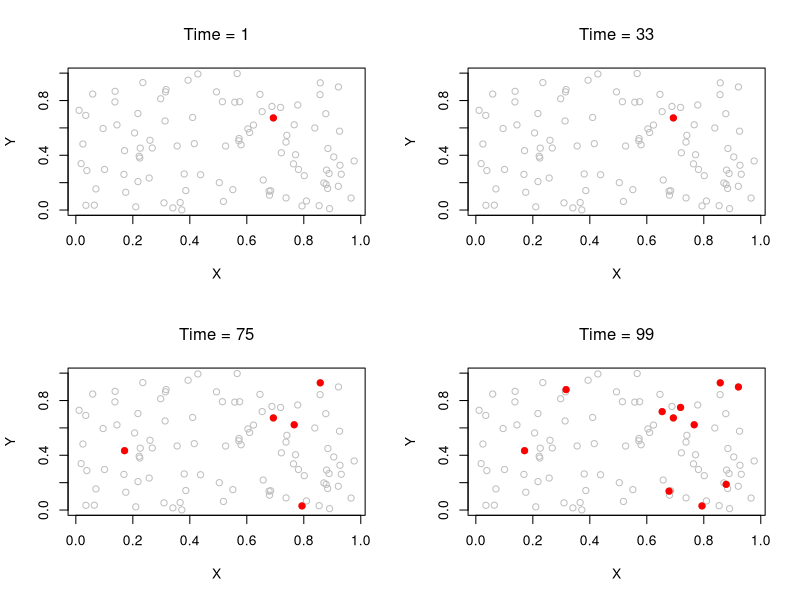

Here is the R script that generated this plot: (Note: this script raises an error after producing the figure.)
###not yet working###
set.seed(123456789)

##set up timer & basic functions
tic <- function(gcFirst = TRUE, type=c("elapsed", "user.self", "sys.self"))
{
  type <- match.arg(type)
  assign(".type", type, envir=baseenv())
  if(gcFirst) gc(FALSE)
  tic <- proc.time()[type]         
  assign(".tic", tic, envir=baseenv())
}

toc <- function()
{
  type <- get(".type", envir=baseenv())
  toc <- proc.time()[type]
  tic <- get(".tic", envir=baseenv())
  toc - tic
}

`%notin%` <- function(x,y) !(x %in% y) 

sampleWithoutSurprises <- function(x) {
  if (length(x) <= 1) {
    return(x)
  } else {
    return(sample(x,1))
  }
}


##################################################
#######generate data##############################
###data simulation###
#NOTE: this simulation assumes Markov properties
#we can later extend to non-Markov chains
#simulation statistic vectors initialized
S.sim=1 #number of simulations
p=1:50/100
true.occult=total=neg=rep(NA,S.sim)
total.prob=true.pos=true.neg=matrix(NA,nrow=S.sim,ncol=length(p))
beta.sim=0
Rb.sim=0

#for (s in 1:S.sim){
totalnuminf=1
N=100
indicator=indicator2=0
while(sum(indicator)<5 | indicator2<2){
  
  id<-c(1:N) #simulate 100 houses
  
  #locations uniform on [0,1]x[0,1] grid
  location<-matrix(c(NA,NA),nrow=max(id),ncol=2) 
  for (i in 1:max(id)) {location[i,]<-c(runif(1),runif(1))}
  #plot(location[,1],location[,2])
  
  #calculate distances between houses
  distance<-matrix(NA,nrow=max(id),ncol=max(id))
  for (i in 1:max(id)){
    for (j in 1:max(id)){
      distance[i,j]=sqrt((location[i,1]-location[j,1])^2+(location[i,2]-location[j,2])^2)
    }
  }
  
  #simulate epidemic
  beta=.02
  Rb=1.2
  K=1000 #carrying capacity
  maxt=100
  tobs=75
  
  beverton.holt<-function(id,K,R,bugs,trueremovaltime,trueinfectiontime){
    for(t in trueinfectiontime:(trueremovaltime-1)){
      bugs[id,(t+1)]=ceiling(R*bugs[id,t]/(1+bugs[id,t]/(K/(R-1))))
    }
    return(bugs[id,])
  }
  
  S=I=R=matrix(NA, nrow=max(id),ncol=N*N) 
  bugs=bugs.Rb=matrix(0,nrow=N,ncol=maxt)
  
  #probability of infestation differs by hops (<.3) or jumps (>.3)
  threshold=ifelse(distance<.1,1,.02)
  
  #initial state vectors
  S[,1]<-rep(1,N)
  I[,1]<-rep(0,N)
  R[,1]<-rep(0,N)
  
  #initial infective
  initialinfective<-sample(1:N,1)
  S[initialinfective,1]=0
  I[initialinfective,1]=1
  
  
  #keeping counts of S, E, and I at all the time points of the simulation
  StoI=ItoR=rep(0,N)
  infectiontime=rep(0,N)
  removaltime=rep(0,N)
  
  #probability that i infects j
  h<-function(t,r,I,i,j,beta){
    #n=bugs[i,t]
    n=1
    #N.prime=ifelse(t-I[i]>0,Rb^(t-I[i]),0)
    deriv=K*n^2*log(r)/((K-n)*exp(-log(r)*(t-I[i]))+n)^2
    hazard=ifelse(deriv>0,1-(1-beta*threshold[i,j])^(deriv),0)
    return(hazard) 
  }
  

  #find initial infectives notification and recovery times
  infectiontime[initialinfective]<-1
  bugs[initialinfective,1]<-1
  removaltime[initialinfective]<-maxt
  bugs[initialinfective,]=rpois(maxt,beverton.holt(initialinfective,K,Rb,bugs,maxt,infectiontime[initialinfective]))
  bugs[initialinfective,]=ifelse(bugs[initialinfective,]==0,1,bugs[initialinfective,])
  bug.ind=matrix(NA,nrow=N,ncol=N)
  for(t in 2:(maxt-1)){   #looping through each day of the simulation
    for(i in 1:N){
      for(j in 1:N){
      bug.ind[i,j]=ifelse(t>=infectiontime[i]&infectiontime[i]>0,h(t,Rb,infectiontime,i,j,beta),0)
      }}
    for(j in 1:N){
      ifelse(S[j,(t-1)]==1, StoI[j]<-rbinom(1,S[j,(t-1)],sum(bug.ind[,j])/N),StoI[j]<-0)
      if(StoI[j]==1){
        infectiontime[j]<-t
        bugs[j,t]=1
        removaltime[j]<-maxt
        bugstemp=beverton.holt(j,K,Rb,bugs,maxt,infectiontime[j])
        bugs[j,(t:maxt)]=rpois((maxt-t+1),bugstemp[t:maxt])
      }
    } 
    
    #Now update the daily counts
    S[,t]=S[,(t-1)]-StoI
    I[,t]=I[,(t-1)]+StoI-ItoR
    R[,t]=R[,(t-1)]
  }  
  
  
  S=S[,1:(maxt-1)]
  I=I[,1:(maxt-1)]
  R=R[,1:(maxt-1)]
  
  
  #look at distribution at a few times
  par(mfrow=c(2,2))
  t=1
  plot(location[,1],location[,2],col="gray",main = substitute(paste(Time, " = ", t),list(t=t)),xlab="X",ylab="Y")
  for (i in 1:N) if(I[i,t]==1) points(location[i,1],location[i,2],pch=19,col="red")
  t=round(maxt/3)
  plot(location[,1],location[,2],col="gray",xlab="X",ylab="Y",main = substitute(paste(Time, " = ", t),list(t=t)))
  for (i in 1:N) if(I[i,t]==1) points(location[i,1],location[i,2],pch=19,col="red")
  t=tobs
  plot(location[,1],location[,2],col="gray",xlab="X",ylab="Y",main = substitute(paste(Time, " = ", t),list(t=t)))
  for (i in 1:N) if(I[i,t]==1) points(location[i,1],location[i,2],pch=19,col="red")
  t=maxt-1
  plot(location[,1],location[,2],col="gray",xlab="X",ylab="Y",main = substitute(paste(Time, " = ", t),list(t=t)))
  for (i in 1:N) if(I[i,t]==1) points(location[i,1],location[i,2],pch=19,col="red",xlab="X",ylab="Y",main = substitute(paste(Time, " = ", t),list(t=t)))
  
  
  #count total number infected
  totalnuminf=sum(S[,1])-sum(S[,maxt-1])
  
  check3=ifelse(infectiontime<=tobs&infectiontime!=0,bugs[,tobs], Inf)
  indicator=length(check3[which(check3>0&check3<Inf)])
  indicator2=length(infectiontime[which(infectiontime>tobs)])
}
#make dataset
data=cbind(infectiontime, removaltime,bugs)
truebugs=bugs



########################################################
#########MCMC algorithm###################################
#######################################################
tic()   #begin timer


##Jewell MCMC
M=100000 #length of simulation
tobs=75 #when observation occurs
m=1 #first iteration

#update data to reflect only OBSERVED data
check3=ifelse(infectiontime<=tobs&infectiontime!=0,bugs[,tobs], Inf)
trueremovaltime=ifelse(check3<Inf,101,Inf)
detectiontime=ifelse(check3>0&check3<Inf,tobs,Inf)
initialinfective=which(infectiontime==1)


#initialize parameters 
#threshold=ifelse(distance<.2,1,.01)
beta=Rb=rep(0,M)
beta[1]=.1
betastar=.1
betastar.I=matrix(0,nrow=N,ncol=N)
betastar.sum=rep(0,N)
I=rep(0,N)
S=H.mat=matrix(0,nrow=N,ncol=N)
U=rep(0,N)
accept.beta=accept.Iadd=accept.Idel=rep(0,M)
K=1000

#keep track of occult infestations
occult=matrix(0,nrow=N,ncol=M)

#initialize infection times
I=ifelse(check3!=Inf&check3!=0,2,Inf)
I[initialinfective]=1
Istar=I

#define indicators for infected houses
N_N=which(check3!=Inf)
N_I=which(I!=Inf)
#take out initial infective
N_N=N_N[which(N_N!=initialinfective)]
N_I=N_I[which(N_I!=initialinfective)]
infectedhouses=rep(0,N)
infectedhouses[N_N]=1
infectedhousesI=rep(0,N)
infectedhousesI[N_I]=1

#initialize Rb parameter
Rb[1]=1.15

#BH function to update infection times
beverton.holt.I<-function(update,K,R,check3,tobs){
  time=-log((K-check3[update])/(check3[update]*K-check3[update]))/log(R[m-1])
  I[update]=tobs-time
  return(I[update])
}

#BH function to update bug counts given matrix
beverton.holt<-function(id,K,R,bugs,trueremovaltime,trueinfectiontime){
  for(t in trueinfectiontime:(maxt-1)){
    bugs[id,(t+1)]=ceiling(R*bugs[id,t]/(1+bugs[id,t]/(K/(R-1))))
  }
  return(bugs[id,])
}

#BH function to udpate bug counts given vector
beverton.holt.update<-function(K,R,bugs,trueremovaltime,trueinfectiontime){
  for(t in trueinfectiontime:(maxt-1)){
    bugs[(t+1)]=ceiling(R*bugs[t]/(1+bugs[t]/(K/(R-1))))
  }
  return(bugs)
}

#initialize bug counts
for (i in which(I!=Inf)){
  bugs[i,I[i]]=1
  bugstemp=beverton.holt(i,K[1],Rb[1],bugs,maxt,I[i])
  bugs[i,(I[i]:maxt)]=rpois((maxt-I[i]+1),bugstemp[I[i]:maxt])
  bugs[i,tobs]=ifelse(check3[i]<Inf,check3[i],bugs[i,tobs])
}


#first piece of likelihood
firstpiece<-function(I,beta,initialinfective,r){
  beta.I=H.mat=H.mat1=matrix(0,nrow=N,ncol=N)
  beta.sum=rep(0,N)
  for (j in 1:N) {
    for (i in 1:N) if(i %in% N_I | i==initialinfective) {
      if(I[i]<I[j]&I[j]<Inf) H.mat[i,j]=ht(t,r,I,i,j,beta)
    }}
  tempthres1=N
  for (j in 1:N) if(j %in% N_I | j==initialinfective) {
    for (i in 1:N){
      if(I[i]<I[j] & I[j]<=maxt) {beta.I[i,j]=H.mat[i,j]/sum(H.mat[,j])}
    }
    beta.sum[j]=sum(beta.I[j,])
  }
  
  beta.sum<-ifelse(is.na(beta.sum),0,beta.sum)
  
  return(beta.sum)
}


#second piece of likelihood
secondpiece<-function(trueremovaltime,detectiontime,I,beta,r){
  S1=S2=H.mat1=H.mat2=matrix(0,nrow=N,ncol=N)
  for (j in 1:N) {
    for (i in 1:N){
      t=min(maxt,I[j])-min(I[i],I[j])
      H.mat1[i,j]=ifelse(t>0,H(i,j,t,r,I,beta),0)
    }}
  tempthres1=H.mat1
  for (i in 1:N){
    if(I[i]!=Inf) {
      for (j in 1:N){
        t=min(maxt,I[j])-min(I[i],I[j])
        if(t>0) S1[i,j]<-H(i,j,t,r,I,beta)/sum(H.mat1[i,])
      }}
  }
  S1<-ifelse(S1=="NaN",0,S1)  
  doublesumofS=sum(S1)
  return(doublesumofS)
}


ht<-function(t,r,I,i,j,beta){
  n=1
  deriv=K*n^2*log(r)/((K-n)*exp(-log(r)*(t-I[i]))+n)^2
  hazard=ifelse(deriv>0,1-(1-beta*threshold[i,j])^(deriv),0)
  return(hazard) 
}


H<-function(i,j,tt,Rb,I,beta){
  r=log(Rb)
  t=tt-I[i]
  Ht=t*(1-(1-beta*threshold[i,j])^(r/K))-
    ((K-1)*r^2*t^2*log(1-beta*threshold[i,j])*(1-beta*threshold[i,j])^(r/K))/(K^2)-
    t^3*((K-1)*r^3*log(1-beta*threshold[i,j])*(1-beta*threshold[i,j])^(r/K)*(2*(K-1)*r*
                log(1-beta*threshold[i,j])+K*(2*K-3)))/(3*K^4)
  return(Ht)}

#intialize bug mean vector
lambda_t=rep(0,N)
lambda_t[1]=1

#poisson piece of likelihood for matrix
f_D<-function(i,bugs,I,check3,Rb){
  den=0
  lambda_t=beverton.holt.update(K,Rb,lambda_t,maxt,1)
  if(check3[i]<Inf){
    adjusted.bugs=bugs[i,which(bugs[i,]!=0)]
    den=den+dpois(adjusted.bugs,lambda_t[1:length(adjusted.bugs)],log=TRUE)
  }
  
  return(den)
}

#poisson piece of likelihood for vector
f_D.update<-function(i,bugs,I,check3,Rb){
  den=0
  lambda_t=beverton.holt.update(K,Rb,lambda_t,maxt,1)
  if(check3[i]<Inf){
    adjusted.bugs=bugsstar[which(bugsstar!=0)]
    den=den+dpois(adjusted.bugs,lambda_t[1:length(adjusted.bugs)],log=TRUE)
  }
  
  return(den)
}

##############################
#########for loop begins#######
##############################

for (m in 18586:M){
  
  ###############
  ##update beta##
  ###############
  
  betastar=abs(rnorm(1,beta[m-1],.01))
  logfirstpiecestar<-log(firstpiece(I,betastar, initialinfective,Rb[m-1]))
  logfirstpiecestar=ifelse(logfirstpiecestar=="-Inf",0,logfirstpiecestar)
  logfirstpiece<-log(firstpiece(I,beta[m-1], initialinfective,Rb[m-1]))
  logfirstpiece=ifelse(logfirstpiece=="-Inf",0,logfirstpiece)
  dbetastar=sum(logfirstpiecestar)-secondpiece(trueremovaltime,detectiontime,I,betastar,Rb[m-1])+dgamma(betastar,.1,scale=.1,log=TRUE)
  dbeta=sum(logfirstpiece)-secondpiece(trueremovaltime,detectiontime,I,beta[m-1],Rb[m-1])+dgamma(beta[m-1],.1,scale=.1,log=TRUE)
  mstep.beta=min(1,exp(sum(dbetastar)-sum(dbeta)))
  if(mstep.beta=="NaN") mstep.beta=1
  R=runif(1)
  if(R<mstep.beta){
    beta[m]=betastar
    accept.beta[m]=1
  }else{
    beta[m]=beta[m-1]
    accept.beta[m]=0
  }
  
  
  #######################################################
  #############update times##############################
  #######################################################
  
  
  ############
  ##update I##
  ############
  
  ##pick a house to update the time out infected houses
  update=sample(N_I,1)
  if(bugs[update,maxt]==0) bugs[update,maxt]=1
  Istar[update]=ifelse(check3[update]>0,round(rnorm(1,beverton.holt.I(update,K,Rb,check3,tobs),1)),floor(rnorm(1,beverton.holt.I(update,K,Rb,bugs[,maxt], maxt),1)))
  if(Istar[update]=="NaN") {bugs[update,maxt]=1000
                            Istar[update]=ifelse(check3[update]>0,round(beverton.holt.I(update,K,Rb,check3,tobs)),floor(beverton.holt.I(update,K,Rb,bugs[,maxt], maxt)))
  }
  if(Istar[update]==maxt) Istar[update]=maxt-1
  Istar[update]=ifelse(Istar[update]<1,2,Istar[update])
  bugsstar=rep(0,maxt)
  bugsstar[Istar[update]]=1
  bugsstar=beverton.holt.update(K,Rb[m-1],bugsstar,maxt,Istar[update])
  bugsstar[tobs]=check3[update]
  logfirstpieceI<-log(firstpiece(I,beta[m], initialinfective,Rb[m-1]))
  logfirstpieceI=ifelse(logfirstpieceI=="-Inf",0,logfirstpieceI)
  loglike.I=sum(logfirstpieceI)-secondpiece(trueremovaltime,detectiontime,I,beta[m],Rb[m-1])
  logfirstpieceIstar<-log(firstpiece(Istar,beta[m], initialinfective,Rb[m-1]))
  logfirstpieceIstar=ifelse(logfirstpieceIstar=="-Inf",0,logfirstpieceIstar)
  loglike.Istar=sum(logfirstpieceIstar)-secondpiece(trueremovaltime,detectiontime,Istar,beta[m],Rb[m-1])
  Q=sum(f_D.update(update,bugsstar,Istar,check3,Rb[m-1]))-sum(f_D(update,bugs,I,check3,Rb[m-1]))
  
  
  #Metroplis step; decide whether to accept new time#
  
  mstep.I=min(1,exp(loglike.Istar-loglike.I+Q))
  if(mstep.I=="NaN") mstep.I=1
  
  R=runif(1)
  if(R<mstep.I){
    I<-Istar
    bugs[update,]=bugsstar
    loglike.I<-loglike.Istar
  }else{
    Istar<-I
  }
  
  ################################
  ######update Rb##################
  ####################################
  
  Rbstar=rnorm(1,Rb[m-1],.003)
  Q=Qstar=rep(NA,length(I!=Inf))
  
  for (i in which(I!=Inf)){
    Qstar[i]=sum(f_D(i,bugs,I,check3,Rbstar))
    Q[i]=sum(f_D(i,bugs,I,check3,Rb[m-1]))
  }
  thirdpieceloglike=sum(Qstar[which(Qstar!="NA")])-sum(Q[which(Q!="NA")])+dgamma(Rbstar,shape=1.1,scale=1,log=TRUE)-dgamma(Rb[m-1],shape=1.1,scale=1,log=TRUE)
  logfirstpieceIstar<-log(firstpiece(I,beta[m], initialinfective,Rbstar))
  logfirstpieceIstar=ifelse(logfirstpieceIstar=="-Inf",0,logfirstpieceIstar)
  loglike.Istar=sum(logfirstpieceIstar)-secondpiece(trueremovaltime,detectiontime,I,beta[m],Rbstar)
  Rbloglike=loglike.Istar+thirdpieceloglike-loglike.I
  
  #Metropolis step
  mstep.Rb=min(0,Rbloglike)
  if(mstep.Rb=="NaN") mstep.Rb=0
  R=log(runif(1))
  if(R<mstep.Rb){
    Rb[m]=Rbstar
    loglike.I<-loglike.Istar
    Q<-Qstar
  }else{
    Rb[m]=Rb[m-1]}
  
  ########################################################
  #####decide whether to update I, add I, or delete I#####
  ########################################################
  
  add.del<-sample(c("add","del"),1)
  if(add.del=="add"){ 
    
    ###########
    ###add I###
    ##########
    
    addinf<-which(I==Inf)
    if(length(addinf)>1){
      update=sample(addinf,1)
      Istar[update]=floor(runif(1,min=tobs,max=maxt-2))
      trueremovaltime[update]=101
      check3[update]=0
      bugsstar=rep(0,maxt)
      bugsstar[Istar[update]]=1
      bugsstar=beverton.holt.update(K,Rb[m],bugsstar,trueremovaltime[update],Istar[update])
      bugstest=bugs
      bugstest[update,]=bugsstar[1:maxt]
      #update log likelihood with new infection
      for (i in which(I!=Inf)){
        Qstar[i]=sum(f_D(i,bugstest,Istar,check3,Rb[m]))
      }
      thirdpieceloglike=sum(Qstar[which(Qstar!="NA")])-sum(Q[which(Q!="NA")])
      logfirstpieceIstar<-log(firstpiece(Istar,beta[m], initialinfective,Rb[m]))
      logfirstpieceIstar=ifelse(logfirstpieceIstar=="-Inf",0,logfirstpieceIstar)
      loglike.Istar=sum(logfirstpieceIstar)-secondpiece(trueremovaltime,detectiontime,Istar,beta[m],Rb[m])
      loglike=loglike.Istar+thirdpieceloglike-loglike.I
      extra.piece=(N-length(N_I)-1)/(length(N_I)-length(N_N)+1)*dunif(Istar[update],min=tobs,max=maxt-2) #*exp(sum(f_D.update(update,bugsstar,Istar,check3,Rb[m])))

      #metropolis hastings step for adding an infection
      mstep.I=min(1,exp(loglike)*extra.piece)
      if(mstep.I=="NaN") mstep.I=1
      R=runif(1)
      if(R<mstep.I){
        I<-Istar
        N_I<-c(N_I,update)
        infectedhousesI[N_I]=1
        accept.Iadd[m]=1
        bugs[update,]=bugsstar
        loglike.I<-loglike.Istar
        Q<-Qstar
      }else{
        Istar<-I
        accept.Iadd[m]=0
        trueremovaltime[update]=Inf
        check3[update]<-Inf}
    }
    
  }else{
    
    ###############
    ####delete I###
    ###############
    
    if(length(N_I)>length(N_N)){ 
      
      #pick which house to delete
      update=sampleWithoutSurprises(N_I[!(N_I %in% N_N)])
      Istar[update]=Inf
      check3[update]=Inf
      for (i in which(I!=Inf)){
        Qstar[i]=sum(f_D(i,bugs,Istar,check3,Rb[m]))
      }
      thirdpieceloglike=sum(Qstar[which(Qstar!="NA")])-sum(Q[which(Q!="NA")])
      logfirstpieceIstar<-log(firstpiece(Istar,beta[m], initialinfective,Rb[m]))
      logfirstpieceIstar=ifelse(logfirstpieceIstar=="-Inf",0,logfirstpieceIstar)
      loglike.Istar=sum(logfirstpieceIstar)-secondpiece(trueremovaltime,detectiontime,Istar,beta[m],Rb[m])+thirdpieceloglike
      extra.piece=(length(N_I)-length(N_N))/(N-length(N_I))*dunif(I[update],min=tobs,max=maxt-2) #*exp(sum(f_D.update(update,bugsstar,Istar,check3,Rb[m])))
      #decide whether to accept new I
      mstep.I=min(1,exp(loglike.Istar-loglike.I)*extra.piece)
      if(mstep.I=="NaN") mstep.I=1
      R=runif(1)
      if(R<mstep.I){
        I<-Istar
        N_I<-N_I[which(N_I!=update)]
        accept.Idel[m]=1
        loglike.I<-loglike.Istar
        infectedhousesI[update]=0
        trueremovaltime[update]=Inf
        Q<-Qstar
      }else{
        Istar<-I
        accept.Idel[m]=0
        check3[update]=0}
      
      
    }
  }
  if(m%%1==0) {print(I) 
               print(m)
               print(N_I)
               print(Rb[m])}
  occult[N_I[!(N_I %in% N_N)],m]=1
  #readline(prompt="Press [enter] to continue")
}

occult.sum=apply(occult,1,sum)
occult.sum.new=occult.sum/m

#simulation statistics
total[s]=N-length(N_N)-1
true.occult[s]=length(infectiontime[which(infectiontime>tobs)])
neg[s]=length(infectiontime[which(infectiontime==0)])

p=1:10/100
for(i in seq(along=p)){
  total.prob[s,i]=length(occult.sum.new[which(occult.sum.new>p[i])])
  true.pos[s,i]=length(occult.sum.new[which(occult.sum.new>p[i]&infectiontime>tobs)])
  true.neg[s,i]=length(occult.sum.new[which(occult.sum.new<=p[i]&infectiontime<=tobs)])
}
beta.sim=c(beta.sim,beta)
Rb.sim=c(Rb.sim, Rb)
print(s)
#}
toc()
bugsize=bugs[,100]/100
colfunc = gray.colors(length(unique(occult.sum.new)),start=1,end=0)[as.factor(occult.sum.new)]
par(mfrow=c(1,1))
par(mar=c(4.1, 3.1, 3.1, 13), xpd=TRUE)
plot(location[,1],location[,2],col="gray",xlab="",ylab="")
for (i in 1:N) points(location[i,1],location[i,2],pch=19,col=colfunc[i],xlab="X",ylab="Y",main = substitute(paste(Time, " = ", t),list(t=t)))
for (i in 1:N) if(infectiontime[i]>=tobs) points(location[i,1],location[i,2],pch=1,col="firebrick1")
for (i in 1:N) if(infectiontime[i]>=1&infectiontime[i]<tobs) points(location[i,1],location[i,2],pch=18,col="firebrick4",cex=bugsize[i]/3)
legend("topright", inset=c(-0.7,0),c("Observed Infested","True Occult Infestation"),bty="n",col=c("firebrick4","firebrick1"),pch=c(18,1))

